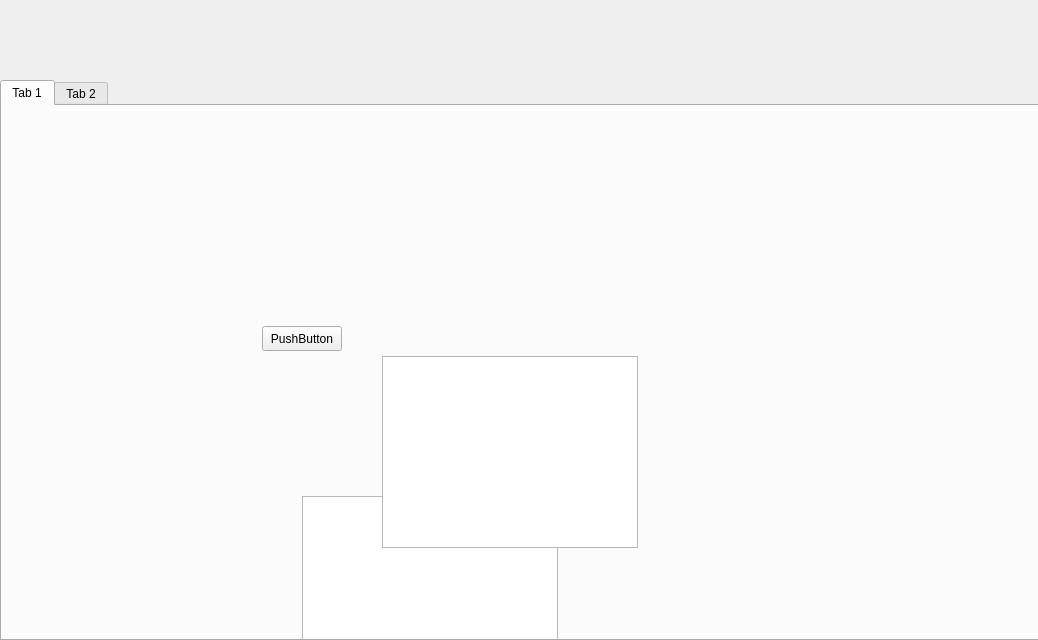
<?xml version="1.0" encoding="UTF-8"?>
<ui version="4.0">
 <class>CodeTab</class>
 <widget class="QWidget" name="CodeTab">
  <property name="geometry">
   <rect>
    <x>0</x>
    <y>0</y>
    <width>1038</width>
    <height>640</height>
   </rect>
  </property>
  <property name="windowTitle">
   <string>Form</string>
  </property>
  <widget class="QTabWidget" name="tabWidget">
   <property name="geometry">
    <rect>
     <x>0</x>
     <y>80</y>
     <width>1041</width>
     <height>561</height>
    </rect>
   </property>
   <property name="currentIndex">
    <number>0</number>
   </property>
   <widget class="QWidget" name="tab">
    <attribute name="title">
     <string>Tab 1</string>
    </attribute>
    <widget class="QPushButton" name="pushButton">
     <property name="geometry">
      <rect>
       <x>260</x>
       <y>220</y>
       <width>80</width>
       <height>25</height>
      </rect>
     </property>
     <property name="text">
      <string>PushButton</string>
     </property>
    </widget>
    <widget class="QTreeView" name="treeView">
     <property name="geometry">
      <rect>
       <x>300</x>
       <y>390</y>
       <width>256</width>
       <height>192</height>
      </rect>
     </property>
    </widget>
    <widget class="QTableWidget" name="tableWidget">
     <property name="geometry">
      <rect>
       <x>380</x>
       <y>250</y>
       <width>256</width>
       <height>192</height>
      </rect>
     </property>
    </widget>
    <widget class="QWidget" name="widget" native="true">
     <property name="geometry">
      <rect>
       <x>80</x>
       <y>370</y>
       <width>120</width>
       <height>80</height>
      </rect>
     </property>
    </widget>
   </widget>
   <widget class="QWidget" name="tab_2">
    <attribute name="title">
     <string>Tab 2</string>
    </attribute>
    <widget class="QTableView" name="tableView">
     <property name="geometry">
      <rect>
       <x>510</x>
       <y>160</y>
       <width>256</width>
       <height>192</height>
      </rect>
     </property>
    </widget>
    <widget class="QToolButton" name="toolButton">
     <property name="geometry">
      <rect>
       <x>190</x>
       <y>130</y>
       <width>28</width>
       <height>23</height>
      </rect>
     </property>
     <property name="text">
      <string>...</string>
     </property>
    </widget>
    <widget class="QPushButton" name="pushButton_2">
     <property name="geometry">
      <rect>
       <x>490</x>
       <y>520</y>
       <width>80</width>
       <height>25</height>
      </rect>
     </property>
     <property name="text">
      <string>PushButton</string>
     </property>
    </widget>
    <widget class="QListView" name="listView">
     <property name="geometry">
      <rect>
       <x>90</x>
       <y>380</y>
       <width>256</width>
       <height>192</height>
      </rect>
     </property>
    </widget>
   </widget>
  </widget>
 </widget>
 <resources/>
 <connections/>
</ui>
